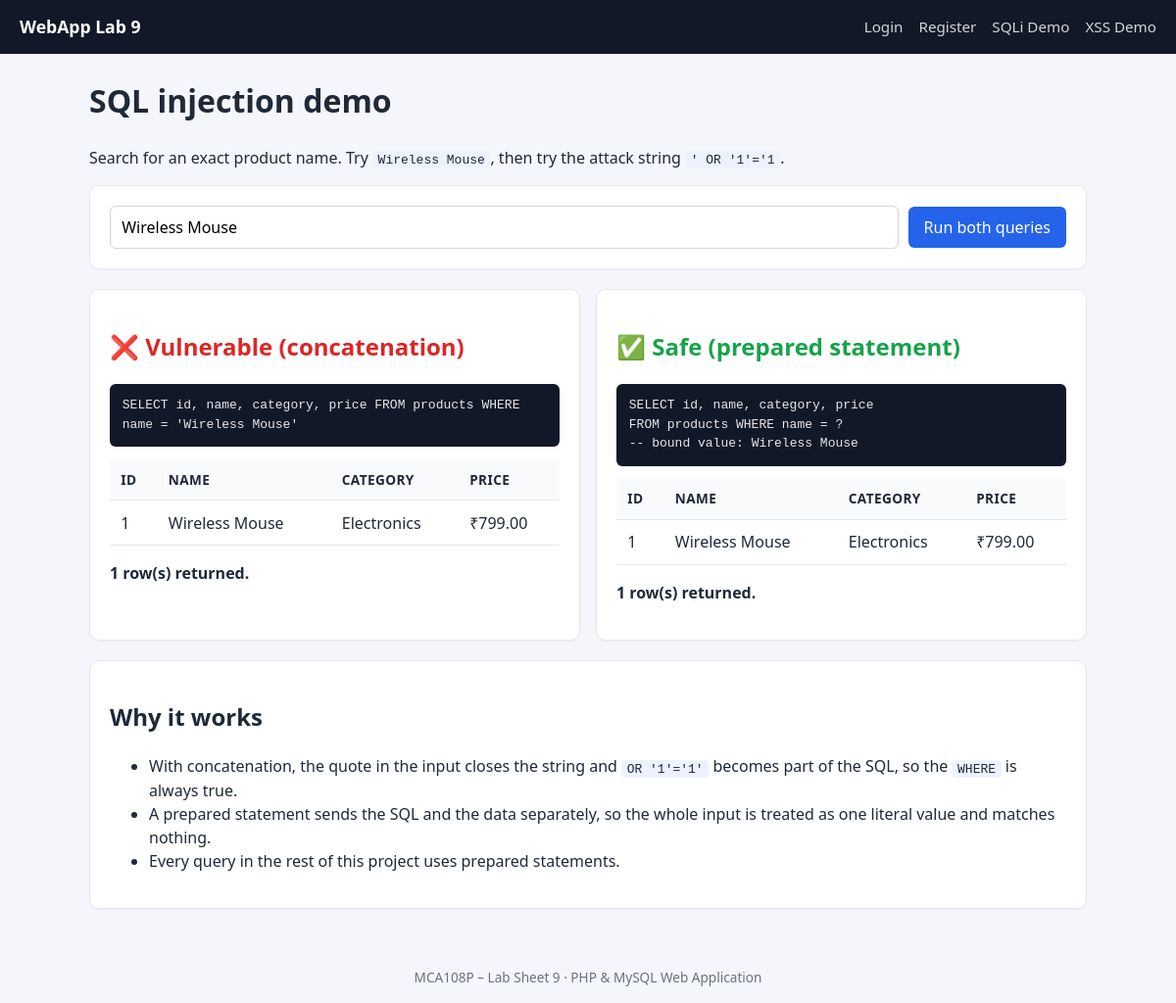
Screenshot of /WEB_DESIGNING/lab_sheet_09/sqli_demo.php?name=Wireless Mouse with the database file from the repository.
### tables this page shows
CREATE TABLE IF NOT EXISTS products (
    id          INT UNSIGNED AUTO_INCREMENT PRIMARY KEY,
    name        VARCHAR(150)  NOT NULL,
    category    VARCHAR(80)   NOT NULL,
    price       DECIMAL(10,2) NOT NULL,
    stock       INT UNSIGNED  NOT NULL DEFAULT 0,
    image       VARCHAR(255)  NULL,
    created_at  TIMESTAMP     NOT NULL DEFAULT CURRENT_TIMESTAMP,
    INDEX idx_name (name),
    INDEX idx_category (category)
);

### WEB_DESIGNING/lab_sheet_09/includes/functions.php (called while the page is built, shortened)
<?php
function e($value): string
{
    return htmlspecialchars((string)$value, ENT_QUOTES | ENT_SUBSTITUTE, 'UTF-8');
}

### WEB_DESIGNING/lab_sheet_09/sqli_demo.php (the view, shortened to what this page needs)
<?php
require_once __DIR__ . '/includes/init.php';
$input = $_GET['name'] ?? '';
$vulnSql = $vulnRows = $vulnErr = $safeRows = null;
if ($input !== '') {
    $vulnSql = "SELECT id, name, category, price FROM products WHERE name = '" . $input . "'";
    try {
        $vulnRows = $conn->query($vulnSql)->fetch_all(MYSQLI_ASSOC);
    } catch (mysqli_sql_exception $ex) {
        $vulnErr = 'SQL error: ' . $ex->getMessage();
    }
    $stmt = $conn->prepare('SELECT id, name, category, price FROM products WHERE name = ?');
    $stmt->bind_param('s', $input);
    $stmt->execute();
    $safeRows = $stmt->get_result()->fetch_all(MYSQLI_ASSOC);
}
function render_rows(?array $rows): void
{
    echo '<table><thead><tr><th>ID</th><th>Name</th><th>Category</th><th>Price</th></tr></thead><tbody>';
    foreach ($rows as $r) {
        echo '<tr><td>' . (int)$r['id'] . '</td><td>' . e($r['name']) . '</td><td>' . e($r['category'])
           . '</td><td>₹' . number_format((float)$r['price'], 2) . '</td></tr>';
    }
    echo '</tbody></table><p><strong>' . count($rows) . ' row(s) returned.</strong></p>';
}
require __DIR__ . '/includes/header.php';
?>
<h1>SQL injection demo</h1>
<p>Search for an exact product name. Try <code>Wireless Mouse</code>, then try the attack string
   <code>' OR '1'='1</code>.</p>
<form method="get" class="card filters">
    <input type="text" name="name" value="<?= e($input) ?>" placeholder="Product name…" style="flex:1">
    <button class="btn">Run both queries</button>
</form>
<?php if ($input !== ''): ?>
<div class="two-col">
    <div class="card">
        <h2 class="bad">❌ Vulnerable (concatenation)</h2>
        <pre><?= e($vulnSql) ?></pre>
        <?php if ($vulnErr): ?>
            <div class="alert error"><?= e($vulnErr) ?></div>
        <?php else: render_rows($vulnRows); endif; ?>
    </div>
    <div class="card">
        <h2 class="good">✅ Safe (prepared statement)</h2>
        <pre>SELECT id, name, category, price
FROM products WHERE name = ?
-- bound value: <?= e($input) ?></pre>
    </div>
</div>
<?php endif; ?>
<div class="card">
    <h2>Why it works</h2>
    <ul>
        <li>With concatenation, the quote in the input closes the string and <code>OR '1'='1'</code> becomes part of the SQL, so the <code>WHERE</code> is always true.</li>
        <li>A prepared statement sends the SQL and the data separately, so the whole input is treated as one literal value and matches nothing.</li>
        <li>Every query in the rest of this project uses prepared statements.</li>
    </ul>
</div>
<?php require __DIR__ . '/includes/footer.php'; ?>

### WEB_DESIGNING/lab_sheet_09/assets/css/style.css (style rules this page uses)
:root { --bg: #f4f6fb; --card: #ffffff; --text: #1f2937; --muted: #6b7280; --primary: #2563eb; --primary-dark: #1d4ed8; --danger: #dc2626; --success: #16a34a; --border: #e5e7eb; }
* { box-sizing: border-box; }
body { margin: 0; font-family: system-ui, -apple-system, "Segoe UI", Roboto, sans-serif; background: var(--bg); color: var(--text); line-height: 1.5; display: flex; flex-direction: column; min-height: 100vh; }
h1 { margin-top: 0; }
.card { background: var(--card); border: 1px solid var(--border); border-radius: 10px; padding: 1.25rem; margin-bottom: 1.25rem; box-shadow: 0 1px 2px rgba(0,0,0,.04); }
input[type=text], input[type=email], input[type=password], input[type=number], input[type=file], select { width: 100%; padding: .55rem .7rem; margin-top: .25rem; border: 1px solid #d1d5db; border-radius: 6px; font: inherit; background: #fff; }
.btn { display: inline-block; background: var(--primary); color: #fff; border: 0; border-radius: 6px; padding: .55rem 1rem; font: inherit; cursor: pointer; }
table { width: 100%; border-collapse: collapse; }
th, td { padding: .65rem .7rem; text-align: left; border-bottom: 1px solid var(--border); vertical-align: middle; }
thead th { background: #f9fafb; font-size: .85rem; text-transform: uppercase; letter-spacing: .03em; white-space: nowrap; }
.filters { display: flex; gap: .6rem; flex-wrap: wrap; align-items: center; }
.filters input, .filters select { margin-top: 0; width: auto; }
.two-col { display: grid; grid-template-columns: 1fr 1fr; gap: 1rem; }
pre { background: #111827; color: #e5e7eb; padding: .8rem; border-radius: 6px; overflow-x: auto; white-space: pre-wrap; word-break: break-word; }
code { background: #eef2ff; padding: .1rem .35rem; border-radius: 4px; }
.bad { color: var(--danger); }
.good { color: var(--success); }

### rows the page displays
products: id "1", name "Wireless Mouse", category "Electronics", price "799.00"

### other values shown
$vulnSql "SELECT id, name, category, price FROM products WHERE name = 'Wireless Mouse'"
count($rows) "1 1"
$input "Wireless Mouse"
